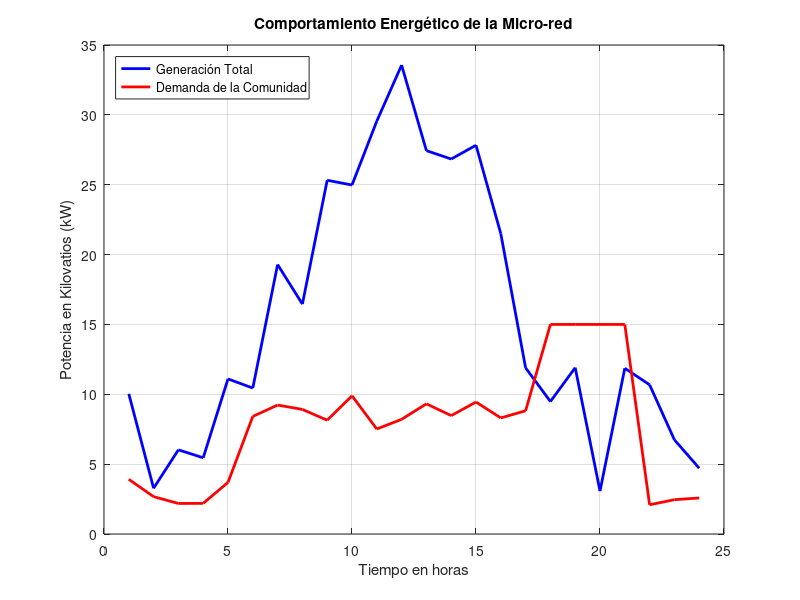

This chart was generated by the following MATLAB code:
%scrip para el desarrollo de una micro-red
% Por Jaime Alexander Gamboa
% Simulacion De Generacion Electrica Y Demanda En 24 Horas
% vector  tiempo de 24 horas
t= 1:24;

% Inicializamos el vector solar con ceros de 1x24
P_solar = zeros(1, 24);

% Simulamos la curva solar diurna (horas 6 a 18)
for i = 1:24
if i >= 6 && i <= 18
% Usamos una función seno para lograr una curva suave que llega a 25 kW en la hora 12
P_solar(i) = 25 * sin(pi * (i - 6) / 12);
end
end

% Fijamos una semilla opcional para que los valores aleatorios sean reproducibles
rng(42); 

% Generamos valores aleatorios entre 3 y 14 kW para simular la fluctuación del viento
P_eolica = 3 + 11 * rand(1, 24);

% Suma matemática de la generación solar y eolica
P_total = P_solar + P_eolica;

% Inicializamos el vector de demanda
P_demanda = zeros(1, 24);

for i = 1:24
if (i >= 1 && i <= 5) || (i >= 22 && i <= 24)
% Consumo nocturno base (entre 2 y 4 kW)
P_demanda(i) = 2 + 2 * rand();
elseif i >= 6 && i <= 17
% Consumo diurno moderado (entre 6 y 10 kW)
P_demanda(i) = 6 + 4 * rand();
elseif i >= 18 && i <= 21
% Pico máximo de demanda (15 kW exactos)
P_demanda(i) = 15;
end
end
% Creamos la ventana de la gráfica
figure;

% Graficamos la Generación Total en color azul con línea gruesa
plot(t, P_total, 'LineWidth', 2, 'Color', 'b');
hold on; % Mantiene la gráfica actual para superponer la siguiente

% Graficamos la Demanda en color rojo con línea gruesa
plot(t, P_demanda, 'LineWidth', 2, 'Color', 'r');

% Añadimos elementos estéticos y etiquetas requeridas
grid on;
title('Comportamiento Energético de la Micro-red');
xlabel('Tiempo en horas');
ylabel('Potencia en Kilovatios (kW)');
legend('Generación Total', 'Demanda de la Comunidad', 'Location', 'northwest');

hold off; % Liberamos la figura
